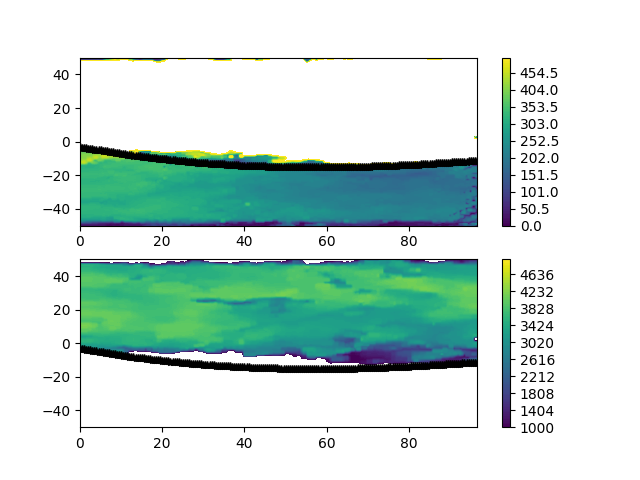

Recreate this plot in Python.
import scipy.io as sio
import numpy as np
import matplotlib.pylab as plt

data = sio.loadmat("data.mat")
x = data.get("x")
y = data.get("y")
u = data.get("u")
v = data.get("v")
xit = data.get("xit")
yit = data.get("yit")

velocity_components = np.sqrt(u**2 + v**2)
plt.figure()

plt.subplot(2, 1, 1)
plt.plot(xit, yit, "k*")
CS = plt.contourf(x, y, velocity_components, np.linspace(0, 500, 100))
plt.colorbar(CS)

plt.subplot(2, 1, 2)
plt.plot(xit, yit, "k*")
CS2 = plt.contourf(x, y, velocity_components, np.linspace(1000, 5000, 100))
plt.colorbar(CS2)

plt.savefig("oppg_b.png")
plt.show()